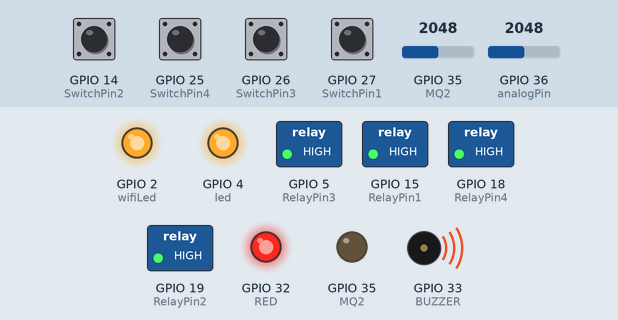
Simulated run of this sketch. Board: ESP32. Shown: switched loads named in the sketch (green lamp = pin HIGH), output pins drawn as LEDs (lit = HIGH), buzzer (waves = sounding, pin HIGH). Inputs (shaded band) come from the test bench; at power-on: GPIO 14 (SwitchPin2), GPIO 25 (SwitchPin4), GPIO 26 (SwitchPin3), GPIO 27 (SwitchPin1) HIGH, GPIO 35 (MQ2) = 2048, GPIO 36 (analogPin) = 2048. WiFi joins after 1.5 s; servers stay silent unless stated; what the sketch prints to the serial monitor is not drawn.

Above: at 4.0 s.
4.1 s: GPIO 14 (SwitchPin2) pulled LOW for 0.15 s
At 5.4 s:
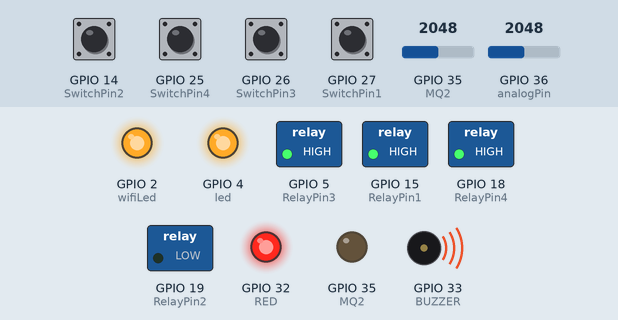
5.7 s: GPIO 35 (MQ2) set to 912
7.2 s: GPIO 35 (MQ2) set to 792
At 8.1 s:
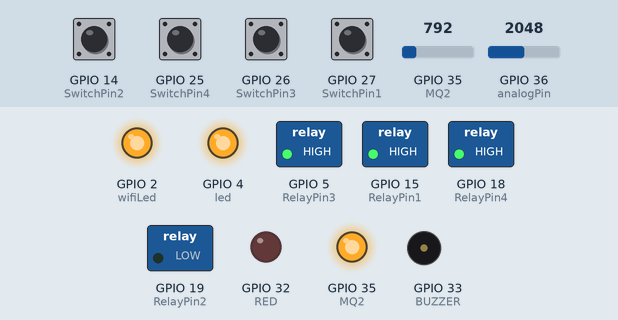
8.7 s: GPIO 36 (analogPin) set to 859
10.2 s: GPIO 36 (analogPin) set to 780
At 11.4 s:
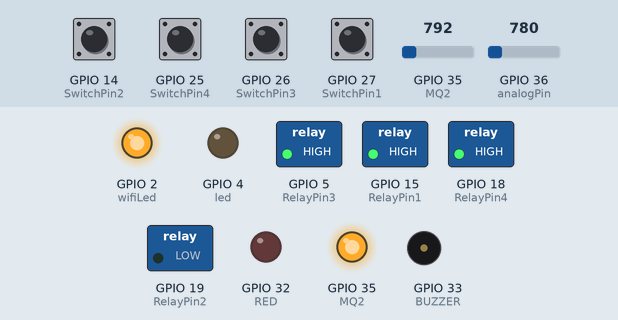
11.7 s: GPIO 25 (SwitchPin4) pulled LOW for 0.15 s
At 12.5 s:
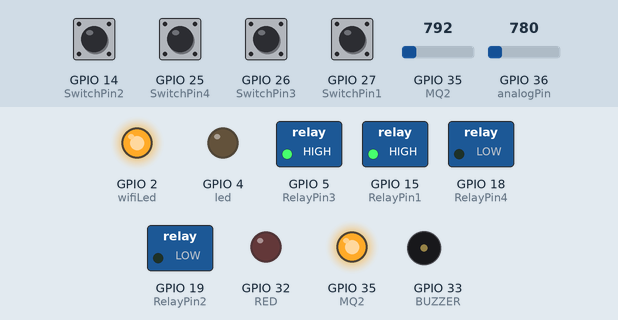
Timing chart, 0 to 14.3 s (numbered marks = the images above; inputs shaded):
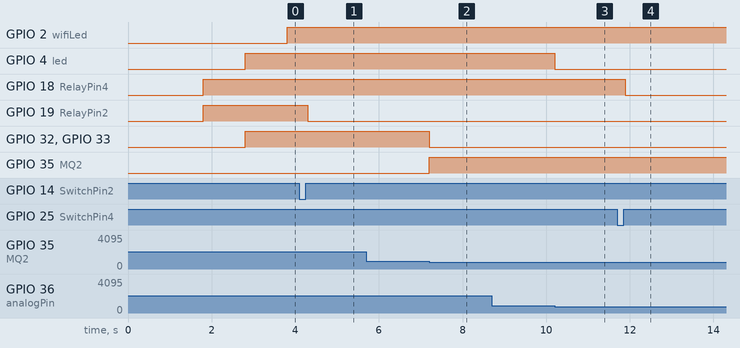

The sketch:

Sensor_light.ino
```cpp
#define BLYNK_TEMPLATE_ID "TMPL6l8l0Rp1Y"
#define BLYNK_TEMPLATE_NAME "MQ2"
#define BLYNK_AUTH_TOKEN "BIGPpTT1to-rCRLwEntgMoAcsyQFq4kL"

bool fetch_blynk_state = true;

#include <WiFi.h>
#include <WiFiClient.h>
#include <BlynkSimpleEsp32.h>
BlynkTimer timer;
#include <AceButton.h>
using namespace ace_button;

char auth[] = BLYNK_AUTH_TOKEN;
char ssid[] = "Giangvien";
char pass[] = "dhbk@2023";

// CHÂN CẢM BIẾN ÁNH SÁNG
#define analogPin A0
#define led 4
int value;
int percent; //% anh sang

//CHÂN CẢM BIẾN KHÓI


#define MQ2 35
#define GREEN 35
#define RED 32
#define BUZZER 33
int sensorValue = 0;
boolean state = false;

//CHÂN ĐÈN
// define the GPIO connected with Relays and switches
#define RelayPin1 15
#define RelayPin2 19
#define RelayPin3 5
#define RelayPin4 18

#define SwitchPin1 27
#define SwitchPin2 14
#define SwitchPin3 26
#define SwitchPin4 25

#define wifiLed   2   //D2

//Change the virtual pins according the rooms
#define VPIN_BUTTON_1    V0
#define VPIN_BUTTON_2    V1
#define VPIN_BUTTON_3    V2
#define VPIN_BUTTON_4    V3

// Relay State
bool toggleState_1 = LOW; //Define integer to remember the toggle state for relay 1
bool toggleState_2 = LOW; //Define integer to remember the toggle state for relay 2
bool toggleState_3 = LOW; //Define integer to remember the toggle state for relay 3
bool toggleState_4 = LOW; //Define integer to remember the toggle state for relay 4

int wifiFlag = 0;


//CODE BẬT ĐÈN
ButtonConfig config1;
AceButton button1(&config1);
ButtonConfig config2;
AceButton button2(&config2);
ButtonConfig config3;
AceButton button3(&config3);
ButtonConfig config4;
AceButton button4(&config4);

void handleEvent1(AceButton*, uint8_t, uint8_t);
void handleEvent2(AceButton*, uint8_t, uint8_t);
void handleEvent3(AceButton*, uint8_t, uint8_t);
void handleEvent4(AceButton*, uint8_t, uint8_t);


// When App button is pushed - switch the state

BLYNK_WRITE(VPIN_BUTTON_1)
{
  toggleState_1 = param.asInt();
  digitalWrite(RelayPin1, !toggleState_1);
}

BLYNK_WRITE(VPIN_BUTTON_2)
{
  toggleState_2 = param.asInt();
  digitalWrite(RelayPin2, !toggleState_2);
}

BLYNK_WRITE(VPIN_BUTTON_3)
{
  toggleState_3 = param.asInt();
  digitalWrite(RelayPin3, !toggleState_3);
}

BLYNK_WRITE(VPIN_BUTTON_4)
{
  toggleState_4 = param.asInt();
  digitalWrite(RelayPin4, !toggleState_4);
}

void checkBlynkStatus()
{ // called every 3 seconds by SimpleTimer

  bool isconnected = Blynk.connected();
  if (isconnected == false)
  {
    wifiFlag = 1;
    Serial.println("Blynk Not Connected");
    digitalWrite(wifiLed, LOW);
  }
  if (isconnected == true)
  {
    wifiFlag = 0;
    if (!fetch_blynk_state)
    {
      Blynk.virtualWrite(VPIN_BUTTON_1, toggleState_1);
      Blynk.virtualWrite(VPIN_BUTTON_2, toggleState_2);
      Blynk.virtualWrite(VPIN_BUTTON_3, toggleState_3);
      Blynk.virtualWrite(VPIN_BUTTON_4, toggleState_4);
    }
    digitalWrite(wifiLed, HIGH);
    Serial.println("Blynk Connected");
  }
}

BLYNK_CONNECTED()
{
  // Request the latest state from the server
  if (fetch_blynk_state)
  {
    Blynk.syncVirtual(VPIN_BUTTON_1);
    Blynk.syncVirtual(VPIN_BUTTON_2);
    Blynk.syncVirtual(VPIN_BUTTON_3);
    Blynk.syncVirtual(VPIN_BUTTON_4);
  }
}

void setup(){
  //debug console
  Serial.begin(9600);
  Blynk.begin(auth, ssid, pass);

  // cảm biến ánh sáng
  pinMode(analogPin, INPUT);
  pinMode(led, OUTPUT);

  //cảm biến khói
  pinMode(GREEN, OUTPUT);
  pinMode(RED, OUTPUT);
  pinMode(BUZZER, OUTPUT);
  timer.setInterval(1000L, sendUptime);

  //đèn phòng
  pinMode(RelayPin1, OUTPUT);
  pinMode(RelayPin2, OUTPUT);
  pinMode(RelayPin3, OUTPUT);
  pinMode(RelayPin4, OUTPUT);

  pinMode(wifiLed, OUTPUT);

  pinMode(SwitchPin1, INPUT_PULLUP);
  pinMode(SwitchPin2, INPUT_PULLUP);
  pinMode(SwitchPin3, INPUT_PULLUP);
  pinMode(SwitchPin4, INPUT_PULLUP);

  //During Starting all Relays should TURN OFF
  digitalWrite(RelayPin1, !toggleState_1);
  digitalWrite(RelayPin2, !toggleState_2);
  digitalWrite(RelayPin3, !toggleState_3);
  digitalWrite(RelayPin4, !toggleState_4);

  digitalWrite(wifiLed, LOW);

  config1.setEventHandler(button1Handler);
  config2.setEventHandler(button2Handler);
  config3.setEventHandler(button3Handler);
  config4.setEventHandler(button4Handler);

  button1.init(SwitchPin1);
  button2.init(SwitchPin2);
  button3.init(SwitchPin3);
  button4.init(SwitchPin4);

  timer.setInterval(2000L, checkBlynkStatus); // check if Blynk server is connected every 2 seconds
  Blynk.config(auth);
  delay(1000);

  if (!fetch_blynk_state) {
    Blynk.virtualWrite(VPIN_BUTTON_1, toggleState_1);
    Blynk.virtualWrite(VPIN_BUTTON_2, toggleState_2);
    Blynk.virtualWrite(VPIN_BUTTON_3, toggleState_3);
    Blynk.virtualWrite(VPIN_BUTTON_4, toggleState_4);
  }
}

//CODE CẢM BIẾN KHÓI aka KHÍ GAS
void sendUptime()
{
  sensorValue = map(analogRead(MQ2), 0, 4095, 0, 100);
  Blynk.virtualWrite(V0, sensorValue);
  Serial.println(sensorValue);

  if (sensorValue > 20)
  {
    Blynk.logEvent("gas_alert","Gas Leakage Detected");
    digitalWrite(GREEN, LOW);
    digitalWrite(RED, HIGH);
    digitalWrite(BUZZER, HIGH);
  }

  else
  {
    digitalWrite(GREEN, HIGH);
    digitalWrite(RED, LOW);
    digitalWrite(BUZZER, LOW);
  }
  //cảm biến ánh sáng
  value = analogRead(analogPin); //doc gia tri cam bien 0 -> 1023
  percent = map(value, 0, 1023, 100, 0); //chuyen gia tri cam bien sang %
  Blynk.virtualWrite(V1, percent); //truyen du lieu tu cam bien len Blynk app

  //neu gia tri cam bien ánh sang be hon 20% thi den bat, nguoc lai thi den tat
  if (percent <= 20) {
    digitalWrite(led, HIGH);
    }
  else { //nguoc lai
    digitalWrite(led, LOW);
    }
}

void button1Handler(AceButton* button, uint8_t eventType, uint8_t buttonState)
{
  Serial.println("EVENT1");
  switch (eventType)
  {
    case AceButton::kEventReleased:
      Serial.println("kEventReleased");
      digitalWrite(RelayPin1, toggleState_1);
      toggleState_1 = !toggleState_1;
      Blynk.virtualWrite(VPIN_BUTTON_1, toggleState_1);
      break;
  }
}

void button2Handler(AceButton* button, uint8_t eventType, uint8_t buttonState)
{
  Serial.println("EVENT2");
  switch (eventType)
  {
    case AceButton::kEventReleased:
      Serial.println("kEventReleased");
      digitalWrite(RelayPin2, toggleState_2);
      toggleState_2 = !toggleState_2;
      Blynk.virtualWrite(VPIN_BUTTON_2, toggleState_2);
      break;
  }
}

void button3Handler(AceButton* button, uint8_t eventType, uint8_t buttonState)
{
  Serial.println("EVENT3");
  switch (eventType)
  {
    case AceButton::kEventReleased:
      Serial.println("kEventReleased");
      digitalWrite(RelayPin3, toggleState_3);
      toggleState_3 = !toggleState_3;
      Blynk.virtualWrite(VPIN_BUTTON_3, toggleState_3);
      break;
  }
}

void button4Handler(AceButton* button, uint8_t eventType, uint8_t buttonState)
{
  Serial.println("EVENT4");
  switch (eventType)
  {
    case AceButton::kEventReleased:
      Serial.println("kEventReleased");
      digitalWrite(RelayPin4, toggleState_4);
      toggleState_4 = !toggleState_4;
      Blynk.virtualWrite(VPIN_BUTTON_4, toggleState_4);
      break;
  }
}

void loop()
{

  Blynk.run();
  timer.run();
  sendUptime();
  button1.check();
  button2.check();
  button3.check();
  button4.check();
}
```

Measured:
- the behaviour switches between 860 and 859 on GPIO 35 (MQ2) (found by bisection; images 1 and 2)
- the behaviour switches between 819 and 818 on GPIO 36 (analogPin) (found by bisection; images 2 and 3)
- after the input at 4.1 s, GPIO 19 (RelayPin2): HIGH → LOW after 0.20 s
- after the input at 7.2 s, GPIO 32 (RED), GPIO 33 (BUZZER): HIGH → LOW at once; GPIO 35 (MQ2): LOW → HIGH at once
- after the input at 10.2 s, GPIO 4 (led): HIGH → LOW at once
- after the input at 11.7 s, GPIO 18 (RelayPin4): HIGH → LOW after 0.20 s
